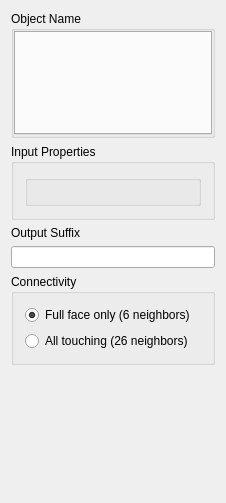
<?xml version="1.0" encoding="UTF-8"?>
<ui version="4.0">
 <class>Geobodies</class>
 <widget class="QWidget" name="Geobodies">
  <property name="enabled">
   <bool>true</bool>
  </property>
  <property name="geometry">
   <rect>
    <x>0</x>
    <y>0</y>
    <width>226</width>
    <height>503</height>
   </rect>
  </property>
  <property name="windowTitle">
   <string>Geobodies</string>
  </property>
  <property name="AlgorithmCategory" stdset="0">
   <string>Utilities</string>
  </property>
  <property name="AlgorithmDescription" stdset="0">
   <string>Identify connected geobodies</string>
  </property>
  <layout class="QGridLayout" name="gridLayout">
   <item row="0" column="0">
    <widget class="QGroupBox" name="GroupBox3">
     <property name="title">
      <string>Object Name</string>
     </property>
     <layout class="QGridLayout">
      <property name="margin">
       <number>0</number>
      </property>
      <item row="0" column="0">
       <widget class="GridSelector" name="Grid_Name">
        <property name="currentIndex">
         <number>0</number>
        </property>
       </widget>
      </item>
     </layout>
    </widget>
   </item>
   <item row="1" column="0">
    <widget class="GsTLGroupBox" name="gsTLGroupBox5">
     <property name="title">
      <string>Input Properties</string>
     </property>
     <layout class="QGridLayout">
      <item row="0" column="0">
       <widget class="OrderedPropertySelector" name="Input_Property_Names">
        <property name="title">
         <string/>
        </property>
       </widget>
      </item>
     </layout>
    </widget>
   </item>
   <item row="2" column="0">
    <widget class="QLabel" name="label">
     <property name="text">
      <string>Output Suffix</string>
     </property>
    </widget>
   </item>
   <item row="3" column="0">
    <widget class="QLineEdit" name="Suffix_Name"/>
   </item>
   <item row="4" column="0">
    <widget class="QGroupBox" name="groupBox">
     <property name="title">
      <string>Connectivity</string>
     </property>
     <layout class="QVBoxLayout" name="verticalLayout">
      <item>
       <widget class="QRadioButton" name="isFullFaceConnectivity">
        <property name="text">
         <string>Full face only (6 neighbors)</string>
        </property>
        <property name="checked">
         <bool>true</bool>
        </property>
        <attribute name="buttonGroup">
         <string>buttonGroup</string>
        </attribute>
       </widget>
      </item>
      <item>
       <widget class="QRadioButton" name="isDiagFaceConnectivity">
        <property name="text">
         <string>All touching (26 neighbors)</string>
        </property>
        <attribute name="buttonGroup">
         <string>buttonGroup</string>
        </attribute>
       </widget>
      </item>
     </layout>
    </widget>
   </item>
   <item row="5" column="0">
    <spacer name="verticalSpacer">
     <property name="orientation">
      <enum>Qt::Vertical</enum>
     </property>
     <property name="sizeHint" stdset="0">
      <size>
       <width>20</width>
       <height>40</height>
      </size>
     </property>
    </spacer>
   </item>
  </layout>
 </widget>
 <layoutdefault spacing="6" margin="11"/>
 <pixmapfunction>qPixmapFromMimeSource</pixmapfunction>
 <customwidgets>
  <customwidget>
   <class>OrderedPropertySelector</class>
   <extends>GsTLGroupBox</extends>
   <header>GsTLAppli/extra/qtplugins/selectors.h</header>
  </customwidget>
  <customwidget>
   <class>GsTLGroupBox</class>
   <extends>QGroupBox</extends>
   <header>GsTLAppli/extra/qtplugins/selectors.h</header>
  </customwidget>
  <customwidget>
   <class>GridSelector</class>
   <extends>QTabWidget</extends>
   <header>GsTLAppli/extra/qtplugins/selectors.h</header>
  </customwidget>
 </customwidgets>
 <includes>
  <include location="local">gridselector.h</include>
  <include location="local">gstlgroupbox.h</include>
  <include location="local">orderedpropertyselector.h</include>
  <include location="local">multipropertyselector.h</include>
  <include location="local">gstlgroupbox.h</include>
  <include location="local">gstlgroupbox.h</include>
  <include location="local">gstlgroupbox.h</include>
  <include location="local">gstlgroupbox.h</include>
  <include location="local">gstlgroupbox.h</include>
  <include location="local">gstlgroupbox.h</include>
  <include location="local">gstlgroupbox.h</include>
  <include location="local">gstlgroupbox.h</include>
 </includes>
 <resources/>
 <connections>
  <connection>
   <sender>Grid_Name</sender>
   <signal>activated(QString)</signal>
   <receiver>Input_Property_Names</receiver>
   <slot>show_properties(QString)</slot>
   <hints>
    <hint type="sourcelabel">
     <x>20</x>
     <y>20</y>
    </hint>
    <hint type="destinationlabel">
     <x>32</x>
     <y>128</y>
    </hint>
   </hints>
  </connection>
 </connections>
 <buttongroups>
  <buttongroup name="buttonGroup"/>
 </buttongroups>
</ui>
